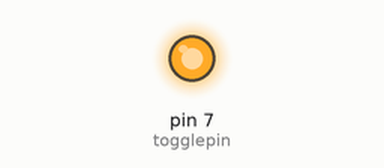
This sketch was run on a simulated Arduino Uno, built with avr-gcc and run on an emulated ATmega328P. Parts: output pins drawn as LEDs (lit = HIGH). What the sketch prints to the serial monitor is not drawn.

Above: at 0.1 s.
Timing chart, 0 to 1.6 s (numbered marks = the images above):
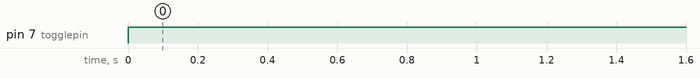

Measured:
- by itself, pin 7 (togglepin): LOW → HIGH at 0.00 s

The sketch:

toggle_switch.ino
```cpp
int togglepin = 7;
int prevstate = 0;

void setup() {
  // put your setup code here, to run once:
  pinMode(togglepin, OUTPUT);
  Serial.begin(9600);
}

void loop() {
  digitalWrite(togglepin, HIGH);
  int curstate = digitalRead(togglepin);
  if (curstate != prevstate) {
    if (curstate == 1) Serial.print("toggle On\n");
    else Serial.print("toggle Off\n");
  }
  prevstate = curstate;
  delay(10);
}
```
